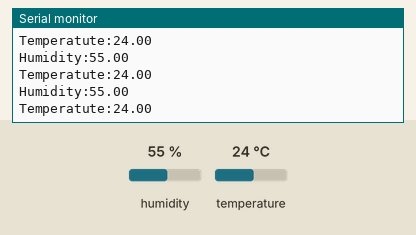
This sketch was run on a simulated Arduino Uno, built with avr-gcc and run on an emulated ATmega328P. Parts: the last lines printed to the serial monitor. The inputs (shaded band) are chosen by the test bench; at power-on: humidity 55 %, temperature 24 °C.

Above: at 2.8 s.
2.9 s: humidity set to 22 %
At 5.5 s:
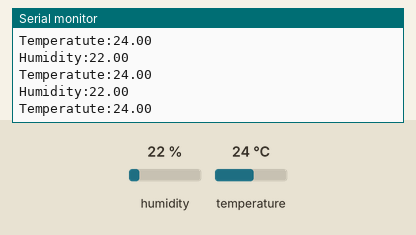
5.6 s: temperature set to 12 °C
At 6.9 s:
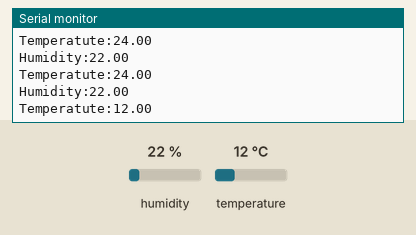
8.3 s: humidity set to 40 %
At 9.6 s:
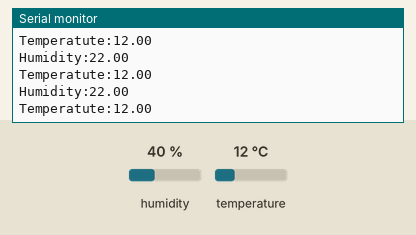
Timing chart, 0 to 11.3 s (numbered marks = the images above; inputs shaded):
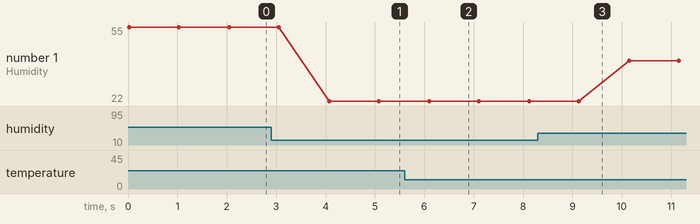

Measured:
- after the input at 2.9 s, the serial monitor: prints a new line after 1.2 s (image 1)
- after the input at 5.6 s, the serial monitor: prints a new line after 0.50 s (image 2)
- plotted number 1: 55 → 22 after the input at 2.9 s, 22 → 40 after the input at 8.3 s

The sketch:

arbd1_DHT11.ino
```cpp
#include<DHT.h>
float h,t,dhtpin=A1;
DHT dht(dhtpin,DHT11);

void setup() {
  Serial.begin(115200);
  dht.begin();
}
void loop(){
  h=dht.readHumidity();
  t=dht.readTemperature();
  Serial.print("Humidity:");
  Serial.println(h);
  Serial.print("Temperatute:");
  Serial.println(t);
  delay(1000);
}
```
